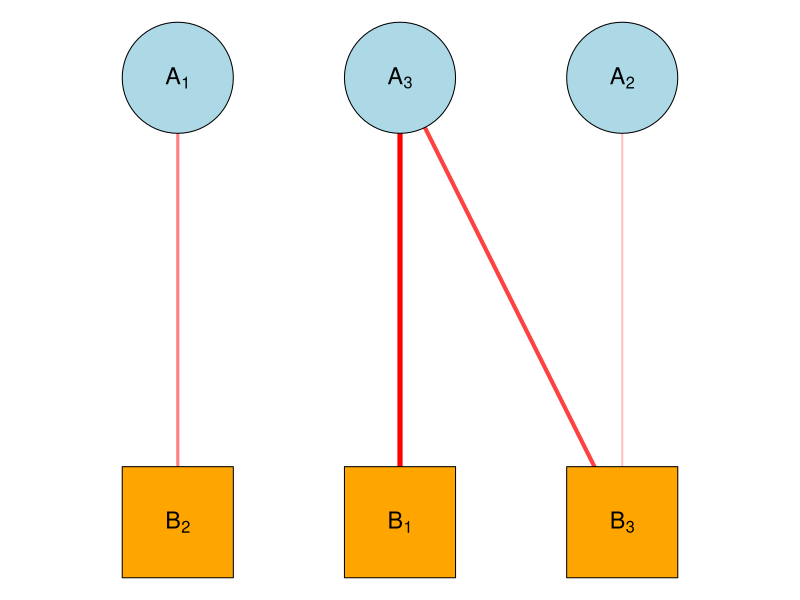
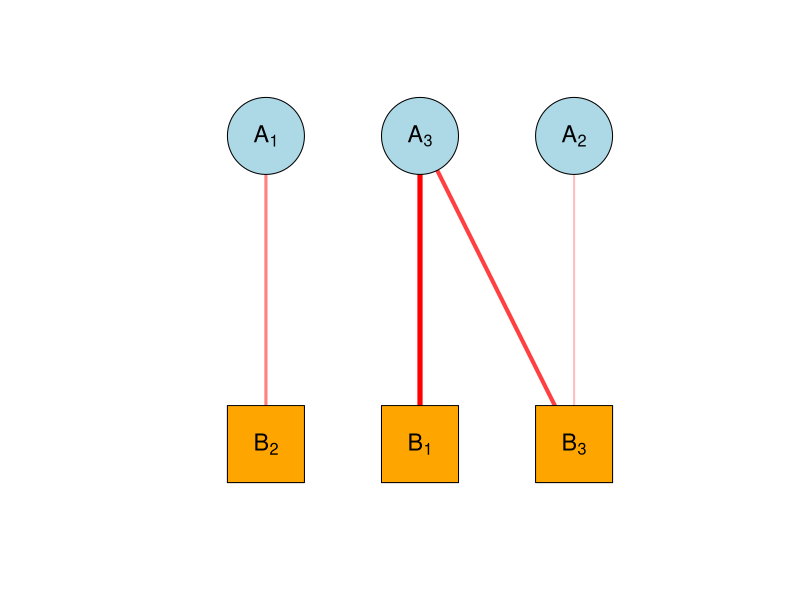

R code for these plots, in order:
# Load igraph
library(igraph)

# Define edge list with weights
edges <- data.frame(
  from = c("A_1", "A_1", "A_2", "A_3", "A_3"),
  to = c("B_1", "B_2", "B_3", "B_1", "B_3"),
  weight = c(1, 3, 2, 5, 4) # example weights
)

# Create graph
g <- graph_from_data_frame(edges, directed = FALSE)

# Identify bipartite node types
V(g)$type <- grepl("^A_", V(g)$name)

# Assign shapes and colors
V(g)$shape <- ifelse(V(g)$type, "circle", "square")
V(g)$color <- ifelse(V(g)$type, "lightblue", "orange")

# Create subscript labels using plotmath
labels <- c(
  expression(A[1]), expression(A[2]), expression(A[3]),
  expression(B[1]), expression(B[2]), expression(B[3])
)

# Compute bipartite layout
layout <- layout_as_bipartite(g)
layout[, 2] <- -layout[, 2] # Flip to have A nodes on top

# Normalize edge weights and assign red scale colors
weights <- E(g)$weight
norm_weights <- (weights - min(weights)) / (max(weights) - min(weights))
edge_colors <- rgb(1, 1 - norm_weights, 1 - norm_weights)

# Plot with subscripts
pdf("bip_plot.pdf", width = 3, height = 2)
par(mar = c(0, 0, 0, 0))

plot(g,
  layout = layout,
  vertex.label = labels,
  vertex.label.color = "black",
  vertex.label.cex = 1.4,
  vertex.label.family = "sans",
  vertex.size = 50,
  vertex.shape = V(g)$shape,
  vertex.color = V(g)$color,
  edge.width = weights,
  edge.color = edge_colors
)

dev.off()

# Plot with subscripts
png("bip_plot.png", width = 4, height = 3, units = "in", doi = 300)

plot(g,
  layout = layout,
  vertex.label = labels,
  vertex.label.color = "black",
  vertex.label.cex = 1.4,
  vertex.label.family = "sans",
  vertex.size = 50,
  vertex.shape = V(g)$shape,
  vertex.color = V(g)$color,
  edge.width = weights,
  edge.color = edge_colors
)

dev.off()
